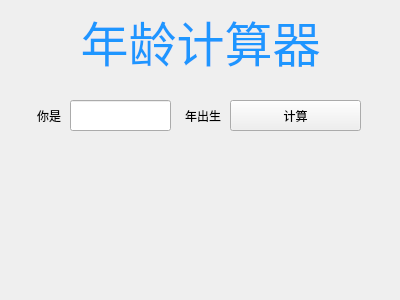
<?xml version="1.0" encoding="UTF-8"?>
<ui version="4.0">
 <class>MainWindow</class>
 <widget class="QMainWindow" name="MainWindow">
  <property name="geometry">
   <rect>
    <x>0</x>
    <y>0</y>
    <width>400</width>
    <height>300</height>
   </rect>
  </property>
  <property name="minimumSize">
   <size>
    <width>400</width>
    <height>300</height>
   </size>
  </property>
  <property name="maximumSize">
   <size>
    <width>400</width>
    <height>300</height>
   </size>
  </property>
  <property name="windowTitle">
   <string>MainWindow</string>
  </property>
  <widget class="QWidget" name="centralwidget">
   <widget class="QLabel" name="label">
    <property name="geometry">
     <rect>
      <x>10</x>
      <y>10</y>
      <width>381</width>
      <height>61</height>
     </rect>
    </property>
    <property name="font">
     <font>
      <family>Arial</family>
      <pointsize>36</pointsize>
     </font>
    </property>
    <property name="styleSheet">
     <string notr="true">color: rgb(30, 150, 255);</string>
    </property>
    <property name="text">
     <string>年龄计算器</string>
    </property>
    <property name="alignment">
     <set>Qt::AlignCenter</set>
    </property>
   </widget>
   <widget class="QLabel" name="label_2">
    <property name="geometry">
     <rect>
      <x>10</x>
      <y>100</y>
      <width>51</width>
      <height>31</height>
     </rect>
    </property>
    <property name="text">
     <string>你是</string>
    </property>
    <property name="alignment">
     <set>Qt::AlignRight|Qt::AlignTrailing|Qt::AlignVCenter</set>
    </property>
   </widget>
   <widget class="QLineEdit" name="ageLine">
    <property name="geometry">
     <rect>
      <x>70</x>
      <y>100</y>
      <width>101</width>
      <height>31</height>
     </rect>
    </property>
   </widget>
   <widget class="QLabel" name="label_3">
    <property name="geometry">
     <rect>
      <x>180</x>
      <y>100</y>
      <width>41</width>
      <height>31</height>
     </rect>
    </property>
    <property name="text">
     <string>年出生</string>
    </property>
    <property name="alignment">
     <set>Qt::AlignRight|Qt::AlignTrailing|Qt::AlignVCenter</set>
    </property>
   </widget>
   <widget class="QPushButton" name="pushButton">
    <property name="geometry">
     <rect>
      <x>230</x>
      <y>100</y>
      <width>131</width>
      <height>31</height>
     </rect>
    </property>
    <property name="text">
     <string>计算</string>
    </property>
   </widget>
   <widget class="QLabel" name="resultLab">
    <property name="geometry">
     <rect>
      <x>20</x>
      <y>150</y>
      <width>361</width>
      <height>131</height>
     </rect>
    </property>
    <property name="font">
     <font>
      <family>Microsoft YaHei UI</family>
      <pointsize>12</pointsize>
     </font>
    </property>
    <property name="text">
     <string/>
    </property>
    <property name="alignment">
     <set>Qt::AlignCenter</set>
    </property>
   </widget>
  </widget>
 </widget>
 <resources/>
 <connections/>
</ui>
